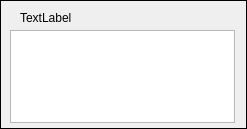
<?xml version="1.0" encoding="UTF-8"?>
<ui version="4.0">
 <class>SensorAlert</class>
 <widget class="QFrame" name="SensorAlert">
  <property name="geometry">
   <rect>
    <x>0</x>
    <y>0</y>
    <width>247</width>
    <height>129</height>
   </rect>
  </property>
  <property name="windowTitle">
   <string>Frame</string>
  </property>
  <property name="frameShape">
   <enum>QFrame::Box</enum>
  </property>
  <widget class="QLabel" name="title">
   <property name="geometry">
    <rect>
     <x>20</x>
     <y>10</y>
     <width>151</width>
     <height>16</height>
    </rect>
   </property>
   <property name="text">
    <string>TextLabel</string>
   </property>
  </widget>
  <widget class="QTextEdit" name="alerte">
   <property name="geometry">
    <rect>
     <x>10</x>
     <y>30</y>
     <width>225</width>
     <height>93</height>
    </rect>
   </property>
  </widget>
 </widget>
 <resources/>
 <connections/>
</ui>
